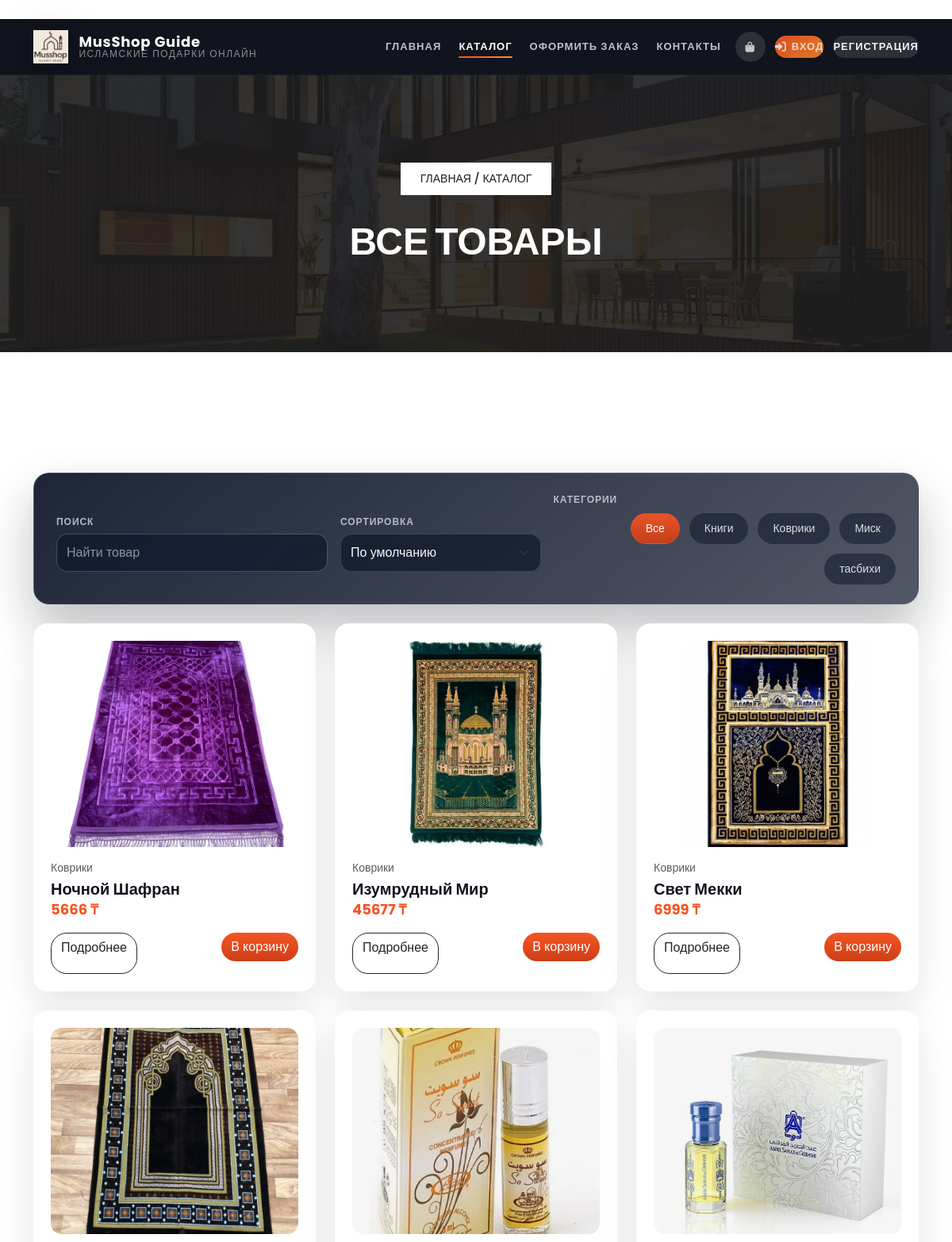
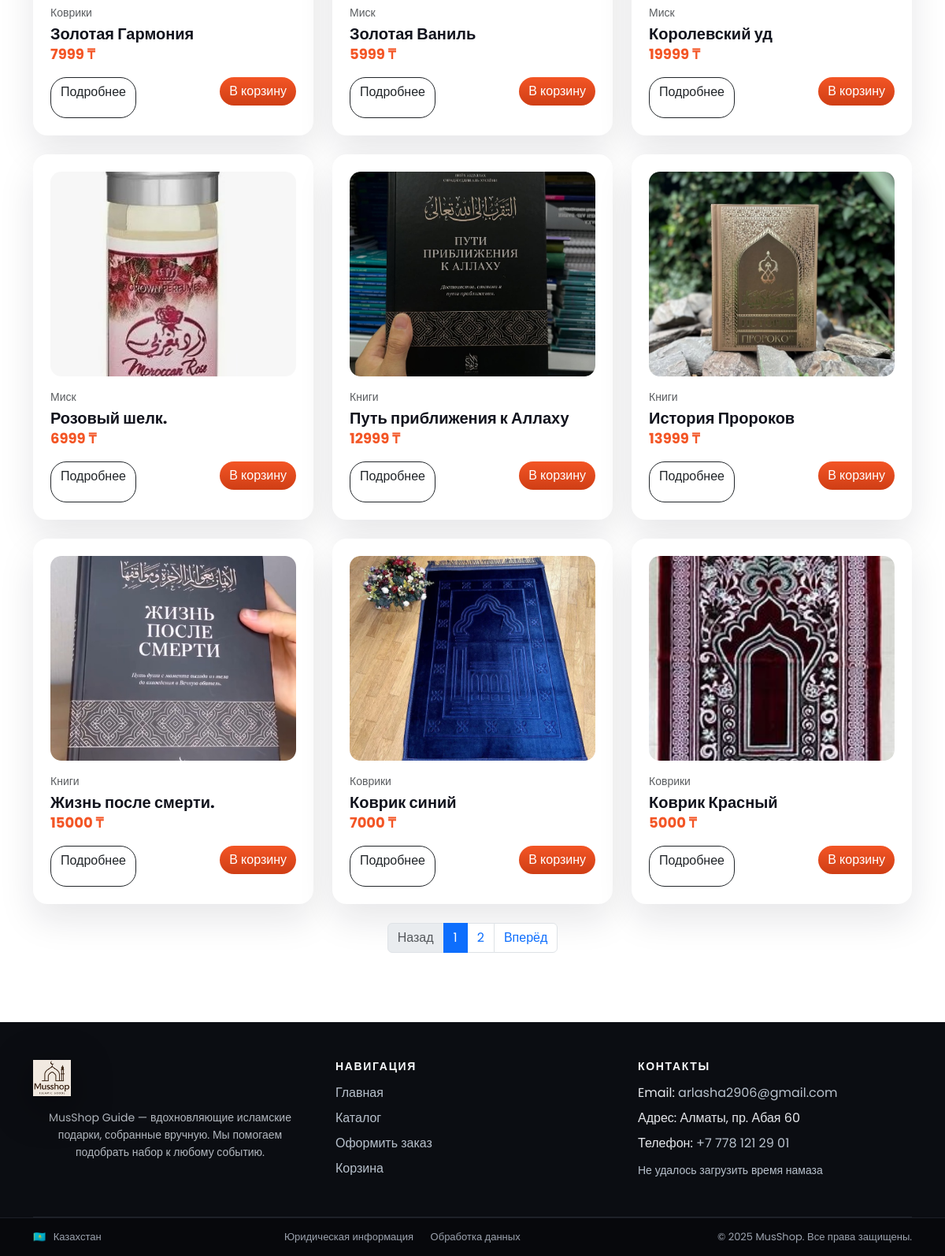
Page /properties/ on the committed database (2 pictures, top to bottom).
### catalog/models.py (models this page shows, shortened)
class Category(models.Model):
    name = models.CharField("Название", max_length=120, unique=True)
    slug = models.SlugField("Слаг", max_length=140, unique=True, blank=True)
    class Meta:
        verbose_name = "Категория"
        verbose_name_plural = "Категории"
        ordering = ["name"]

class Product(models.Model):
    category = models.ForeignKey(Category, on_delete=models.PROTECT, related_name="products", verbose_name="Категория")
    title = models.CharField("Название", max_length=200)
    slug = models.SlugField("Слаг", max_length=220, unique=True, blank=True)
    price = models.DecimalField("Цена, ₸", max_digits=12, decimal_places=2)
    image = models.ImageField("Фото", upload_to="products/")
    short_desc = models.CharField("Краткое описание", max_length=250, blank=True)
    description = models.TextField("Описание", blank=True)
    is_active = models.BooleanField("Показывать на сайте", default=True)
    created_at = models.DateTimeField(auto_now_add=True)
    class Meta:
        verbose_name = "Товар"
        verbose_name_plural = "Товары"
        ordering = ["-created_at"]

### catalog/views.py (the view)
# urls.py: path("properties/", views.all_products, name="shop_all"),
def all_products(request):
    categories = Category.objects.all().order_by("name")
    qs = Product.objects.filter(is_active=True)
    qs, query, sort = _apply_search_and_sort(qs, request)
    paginator = Paginator(qs, 12)
    page_number = request.GET.get("page")
    page_obj = paginator.get_page(page_number)
    return render(
        request,
        "properties.html",
        {
            "products": page_obj,
            "categories": categories,
            "category": None,
            "query": query,
            "sort": sort,
        },
    )

### cart/context_processors.py (called while the page is built)
def cart(request):
    session_cart = request.session.get("cart", {})
    total_qty = sum(item.get("qty", 0) for item in session_cart.values())
    return {"cart_count": total_qty, "cart_items": session_cart}

### catalog/views.py (called while the page is built)
def _apply_search_and_sort(qs, request):
    query = request.GET.get("q", "").strip()
    if query:
        qs = qs.filter(
            Q(title__icontains=query) |
            Q(description__icontains=query)
        )
    sort = request.GET.get("sort", "")
    if sort == "price_asc":
        qs = qs.order_by("price")
    elif sort == "price_desc":
        qs = qs.order_by("-price")
    elif sort == "new":
        qs = qs.order_by("-created_at")
    else:
        qs = qs.order_by("-created_at")
    return qs, query, sort

### templates/properties.html (shortened to what this page needs)
{% extends "base.html" %}
{% load static %}
{% block page_heading %}
<div class="page-heading header-text">
  <div class="container">
    <div class="row"><div class="col-lg-12">
      <span class="breadcrumb"><a href="{% url 'home' %}">Главная</a> / Каталог{% if category %} / {{ category.name }}{% endif %}</span>
      <h3>{% if category %}{{ category.name }}{% else %}Все товары{% endif %}</h3>
    </div></div>
  </div>
</div>
{% endblock %}
{% block content %}
<div class="catalog-page">
  <section class="catalog-filters mb-4">
    <div class="row align-items-end g-3">
      <div class="col-12 col-lg-4">
        <form method="get" class="w-100" role="search">
          <label for="catalogSearch" class="form-label">Поиск</label>
          <input id="catalogSearch" type="text" name="q" value="{{ query|default:'' }}" class="form-control" placeholder="Найти товар">
        </form>
      </div>
      <div class="col-6 col-lg-3">
        <form method="get" class="w-100">
          <label for="catalogSort" class="form-label">Сортировка</label>
          <select id="catalogSort" class="form-select" name="sort" onchange="this.form.submit()">
            <option value="">По умолчанию</option>
          </select>
        </form>
      </div>
      <div class="col-12 col-lg-5">
        <span class="form-label d-inline-block mb-2">Категории</span>
        <div class="cat-pills justify-content-lg-end" role="group" aria-label="Категории каталога">
          <a class="pill {% if not category %}active{% endif %}" href="{% url 'shop_all' %}">Все</a>
          {% for cat in categories %}
            <a class="pill {% if category and category.id == cat.id %}active{% endif %}" href="{% url 'category' cat.slug %}">{{ cat.name }}</a>
          {% endfor %}
        </div>
      </div>
    </div>
  </section>
  <div class="row g-4">
    {% for product in products %}
      <div class="col-sm-6 col-lg-4">
        <div class="card product-card h-100">
          <div class="product-thumb mb-3">
            {% if product.image %}
              <img src="{{ product.image.url }}" alt="{{ product.title }}">
            {% else %}
              <img src="{% static 'assets/images/property-01.jpg' %}" alt="{{ product.title }}">
            {% endif %}
          </div>
          <span class="text-muted small">{{ product.category.name }}</span>
          <h5 class="mt-1"><a href="{% url 'product' product.slug %}">{{ product.title }}</a></h5>
          <div class="price mt-auto">{{ product.price|floatformat:0 }} ₸</div>
          <div class="d-flex gap-2 mt-3">
            <a class="btn btn-outline-dark" href="{% url 'product' product.slug %}">Подробнее</a>
            <form action="{% url 'cart_add' product.slug %}" method="post" class="ms-auto">
              <button class="btn btn-primary" type="submit">В корзину</button>
            </form>
          </div>
        </div>
      </div>
    {% empty %}
      <div class="col-12">
        <div class="alert alert-info">Товары не найдены. Попробуйте изменить параметры поиска.</div>
      </div>
    {% endfor %}
  </div>
  {% if products.has_other_pages %}
    <nav class="mt-4">
      <ul class="pagination justify-content-center">
        {% if products.has_previous %}
          <li class="page-item"><a class="page-link" href="?page={{ products.previous_page_number }}{% if query %}&q={{ query }}{% endif %}{% if sort %}&sort={{ sort }}{% endif %}">Назад</a></li>
        {% else %}
          <li class="page-item disabled"><span class="page-link">Назад</span></li>
        {% endif %}
        {% for num in products.paginator.page_range %}
          {% if products.number == num %}
            <li class="page-item active"><span class="page-link">{{ num }}</span></li>
          {% else %}
            <li class="page-item"><a class="page-link" href="?page={{ num }}{% if query %}&q={{ query }}{% endif %}{% if sort %}&sort={{ sort }}{% endif %}">{{ num }}</a></li>
          {% endif %}
        {% endfor %}
        {% if products.has_next %}
          <li class="page-item"><a class="page-link" href="?page={{ products.next_page_number }}{% if query %}&q={{ query }}{% endif %}{% if sort %}&sort={{ sort }}{% endif %}">Вперёд</a></li>
        {% else %}
          <li class="page-item disabled"><span class="page-link">Вперёд</span></li>
        {% endif %}
      </ul>
    </nav>
  {% endif %}
</div>
{% endblock %}

### static/assets/css/templatemo-villa-agency.css (style rules this page uses)
html, body, div, span, applet, object, iframe, h1, h2, h3, h4, h5, h6, p, blockquote, div pre, a, abbr, acronym, address, big, cite, code, del, dfn, em, font, img, ins, kbd, q, s, samp, small, strike, strong, sub, sup, tt, var, b, u, i, center, dl, dt, dd, ol, ul, li, figure, header, nav, section, article, aside, footer, figcaption { margin: 0; padding: 0; border: 0; outline: 0; }
ul, li { padding: 0; margin: 0; list-style: none; }
header, nav, section, article, aside, footer, hgroup { display: block; }
* { box-sizing: border-box; }
html, body { font-family: 'Poppins', sans-serif; -ms-text-size-adjust: 100%; -webkit-font-smoothing: antialiased; -moz-osx-font-smoothing: grayscale; }
a { text-decoration: none !important; }
h1, h2, h3, h4, h5, h6 { color: #1e1e1e; margin-top: 0px; margin-bottom: 0px; font-weight: 700; }
ul { margin-bottom: 0px; }
img { width: 100%; overflow: hidden; }
html, body { font-family: 'Poppins', sans-serif; }
.page-heading { background-image: url(../images/page-heading-bg.jpg); background-position: center bottom; background-repeat: no-repeat; background-size: cover; padding: 110px 0px; text-align: center; }
.page-heading span { background-color: #fff; color: #1e1e1e; font-size: 14px; font-weight: 500; text-transform: uppercase; padding: 10px 25px; display: inline-block; margin-bottom: 30px; }
.page-heading span a { color: #1e1e1e; }
.page-heading h3 { font-size: 48px; font-weight: 900; text-transform: uppercase; color: #fff; }
body { overflow-x: hidden; }
.product-card { display:flex; flex-direction:column; height:100%; padding:18px; border-radius:14px; background:#fff; box-shadow:0 6px 18px rgba(0,0,0,.06); }
.product-card .product-thumb img { width:100%; height:260px; object-fit:cover; border-radius:12px; }
.product-card .price { color:#f35525; font-weight:700; }
.cat-pills { display:flex; gap:8px; flex-wrap:wrap; justify-content:flex-end; }
.cat-pills .pill { display:inline-block; padding:6px 12px; border:1px solid #ddd; border-radius:999px; font-size:14px; color:#1e1e1e; background:#fff; transition:.2s ease; text-decoration:none; }
.cat-pills .pill.active { background:#1e1e1e; color:#fff; border-color:#1e1e1e; }

### static/assets/css/mobile.css (style rules this page uses)
img { max-width: 100%; height: auto; }
.product-card img { height: 220px; object-fit: cover; width: 100%; border-radius: 12px; }
:root { --brand:#f35525; --brand-dark:#cf3e15; --ink:#1e1e1e; --muted:#6c757d; --header-height:68px; }
.btn-primary { background:linear-gradient(180deg,var(--brand),var(--brand-dark));border:none;border-radius:24px }
.btn { border-radius:20px }
.card { border-radius:14px }
.product-card { transition:transform .15s ease, box-shadow .15s ease }

### templates/properties.html (style rules this page uses)
.catalog-page { padding-block: 32px 40px; }
.catalog-filters { background: #0b0d12; background: linear-gradient(140deg, rgba(15,23,42,0.94), rgba(15,23,42,0.72)); border-radius: 20px; padding: 24px 28px; box-shadow: 0 30px 60px rgba(8, 11, 21, 0.26); border: 1px solid rgba(148, 163, 184, 0.18); backdrop-filter: blur(18px); }
.catalog-filters .form-control, .catalog-filters .form-select { min-height: 48px; border-radius: 14px; border: 1px solid rgba(148, 163, 184, 0.25); background-color: rgba(15, 23, 42, 0.7); color: #f8fafc; }
.catalog-filters .form-label { font-size: 0.75rem; font-weight: 600; text-transform: uppercase; letter-spacing: 0.08em; color: rgba(226, 232, 240, 0.75); margin-bottom: 6px; }
.catalog-filters .form-control::placeholder { color: rgba(203, 213, 225, 0.65); }
.catalog-filters .cat-pills { display: flex; flex-wrap: wrap; gap: 12px; margin: 0; }
.catalog-filters .pill { border-radius: 999px; padding: 8px 18px; background: rgba(15, 23, 42, 0.55); color: rgba(248, 250, 252, 0.86); border: 1px solid transparent; transition: all 0.2s ease; }
.catalog-filters .pill:hover, .catalog-filters .pill.active { background: linear-gradient(180deg, rgba(243, 85, 37, 0.95), rgba(207, 62, 21, 0.92)); color: #fff; border-color: rgba(243, 85, 37, 0.45); }
.product-card { border: none; border-radius: 18px; background: #fff; box-shadow: 0 20px 46px rgba(15, 23, 42, 0.1); padding: 22px; }
.product-card .product-thumb { border-radius: 14px; overflow: hidden; }
.product-card img { border-radius: 14px; }
.product-card h5 a { color: #11131d; text-decoration: none; transition: color 0.2s ease; }
.product-card .price { font-weight: 700; font-size: 1.125rem; color: #f35525; }

### rows in the picture
Category: name "Книги"
Category: name "Коврики"
Category: name "Миск"
Category: name "тасбихи"
Product: image (picture), category.name "Коврики", title "Ночной Шафран", price "5666"
Product: image (picture), category.name "Коврики", title "Изумрудный Мир", price "45677"
Product: image (picture), category.name "Коврики", title "Свет Мекки", price "6999"
Product: image (picture), category.name "Коврики", title "Золотая Гармония", price "7999"
Product: image (picture), category.name "Миск", title "Золотая Ваниль", price "5999"
Product: image (picture), category.name "Миск", title "Королевский уд", price "19999"
Product: image (picture), category.name "Миск", title "Розовый шелк.", price "6999"
Product: image (picture), category.name "Книги", title "Путь приближения к Аллаху", price "12999"
Product: image (picture), category.name "Книги", title "История Пророков", price "13999"
Product: image (picture), category.name "Книги", title "Жизнь после смерти.", price "15000"
Product: image (picture), category.name "Коврики", title "Коврик синий", price "7000"
Product: image (picture), category.name "Коврики", title "Коврик Красный", price "5000"

### other values in the picture
{{ num }} "1"
{{ num }} "2"
